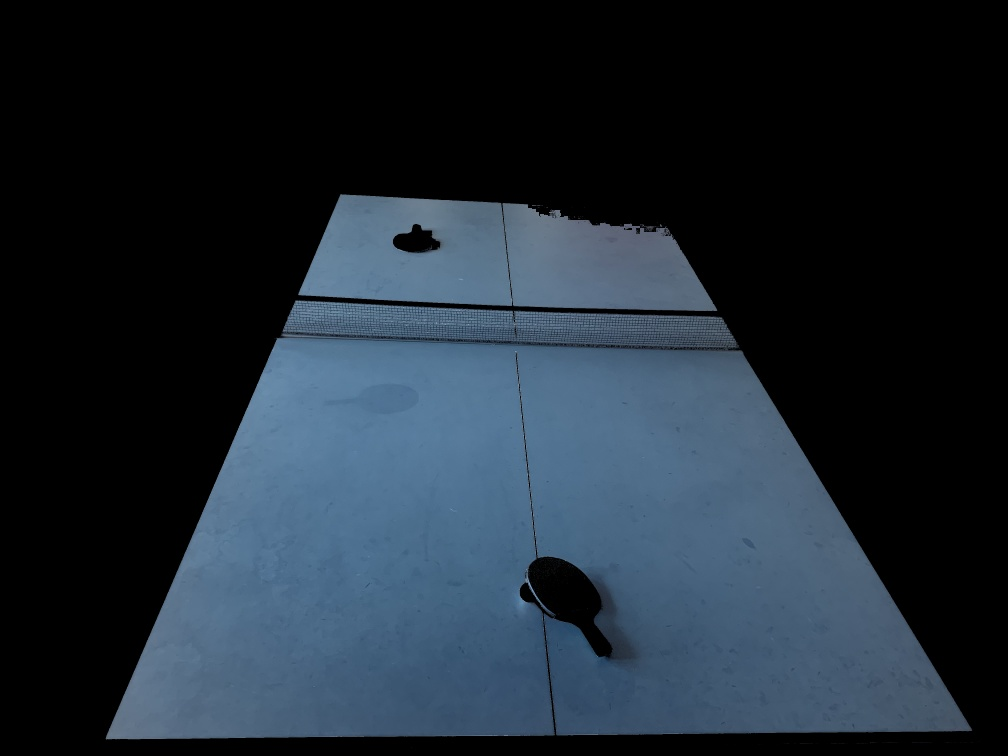
#> input picture IsolatedTable.jpg, 1008 x 756 px, found by its file name
$ python RectangleDetection.py
#> lines starting #> are read from the running program, lines starting #| are printed output that depends on the picture; after the words box and inside, x2 and y2 are one past the last pixel; in counts of white or black regions, pixels touching at a corner belong together
import cv2
import numpy as np

def rescaleFrame(frame, scale):
    width = int(frame.shape[1] * scale)
    height = int(frame.shape[0] * scale)
    dimensions = (width, height)
    return cv2.resize(frame, dimensions, interpolation=cv2.INTER_AREA)

img = cv2.imread('IsolatedTable.jpg')
#> img is the input picture: shape (756, 1008, 3); mean B, G, R 52.1, 41.6, 30.8
gray = cv2.cvtColor(img, cv2.COLOR_BGR2GRAY)
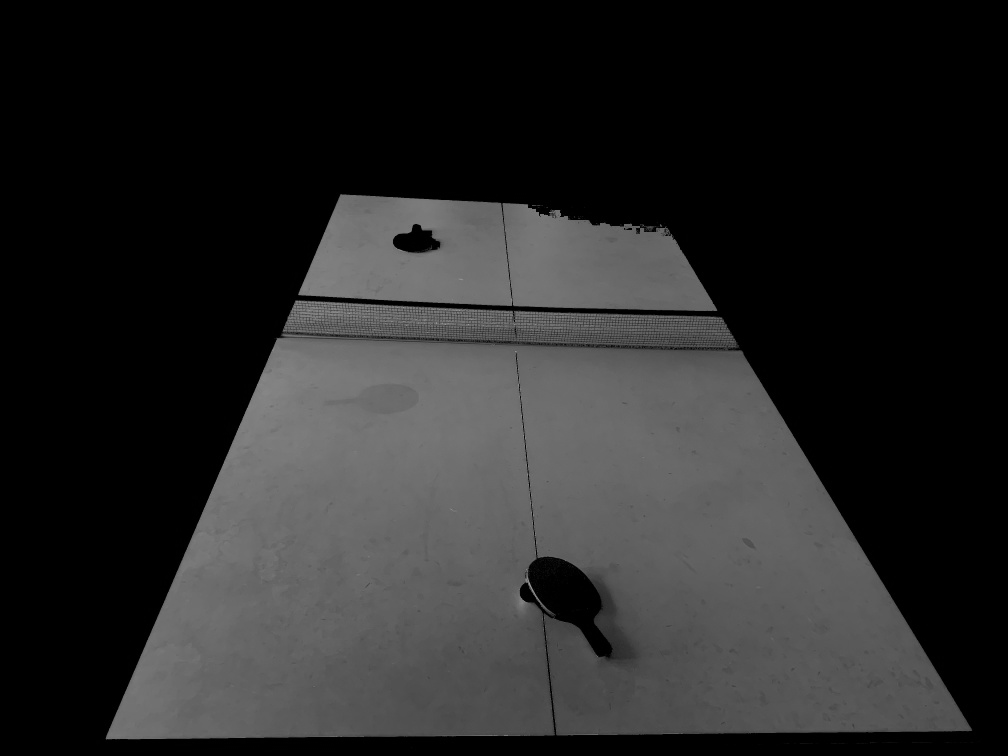
#> gray: shape (756, 1008); min 0, max 160, mean 39.6

# Create a blank image with the same dimensions as 'img'
blank_image = np.zeros((img.shape[0], img.shape[1], 3), dtype=np.uint8)

# Dilate the image
kernel = np.ones((5, 5), np.uint8)
gray = cv2.dilate(gray, kernel, iterations=10)
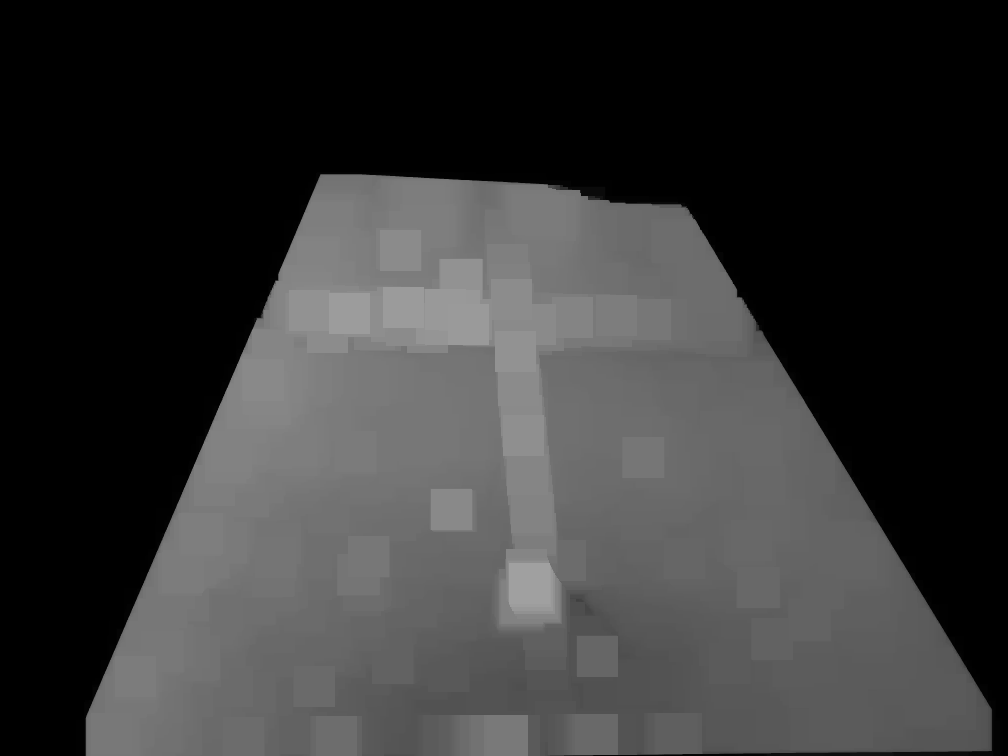
#> gray: shape (756, 1008); min 0, max 160, mean 53.7

ret,thresh = cv2.threshold(gray,50,255,0)
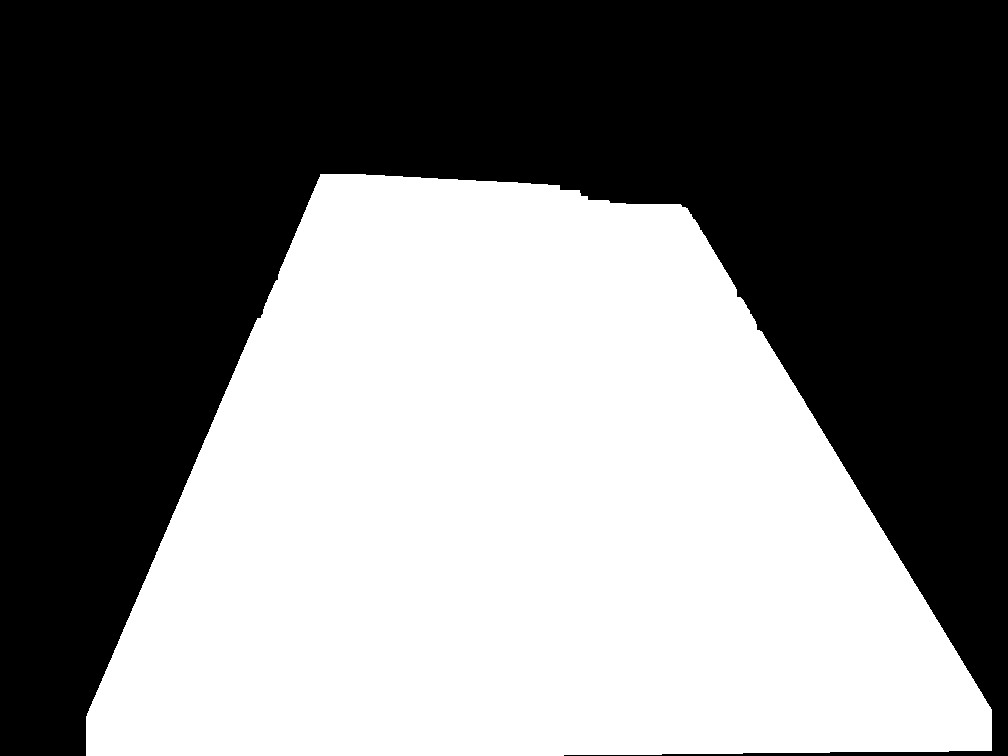
#> thresh: shape (756, 1008); 48.7% white; 1 white region
contours,hierarchy = cv2.findContours(thresh, 1, 2)
#> contours = 1 contour; box (x1, y1, x2, y2) and area: (86, 174, 992, 756) 369943
print("Number of contours detected:", len(contours))
#| Number of contours detected: 1

max_area = 0
largest_rectangle_contour = None

# Iterate through the contours to find the largest rectangle
for cnt in contours:
    approx = cv2.approxPolyDP(cnt, 0.01*cv2.arcLength(cnt, True), True)
    if len(approx) == 4:
        area = cv2.contourArea(cnt)
        if area > max_area:
            max_area = area
            largest_rectangle_contour = cnt
#> this loop made 1 pass
#> (approx, area, max_area) on pass 1: ([[86, 755], [991, 750], [687, 208], [320, 174]], 369943, 369943)
#> after the loop, largest_rectangle_contour = contour of 907 points, box (x1, y1, x2, y2) (86, 174, 992, 756), area 369943; max_area = 369943

# Draw the largest rectangle and label it on the blank image
if largest_rectangle_contour is not None:
    x, y, w, h = cv2.boundingRect(largest_rectangle_contour)
#> x = 86; y = 174; w = 906; h = 582
    ratio = float(w)/h
#> ratio = 1.56
    if ratio >= 0.9 and ratio <= 1.1:
        blank_image = cv2.drawContours(blank_image, [largest_rectangle_contour], -1, (0,255,255), 3)
        cv2.putText(blank_image, 'Square', (x, y), cv2.FONT_HERSHEY_SIMPLEX, 0.6, (255, 255, 0), 2)
    else:
        cv2.putText(blank_image, 'Rectangle', (x, y), cv2.FONT_HERSHEY_SIMPLEX, 0.6, (0, 255, 0), 2)
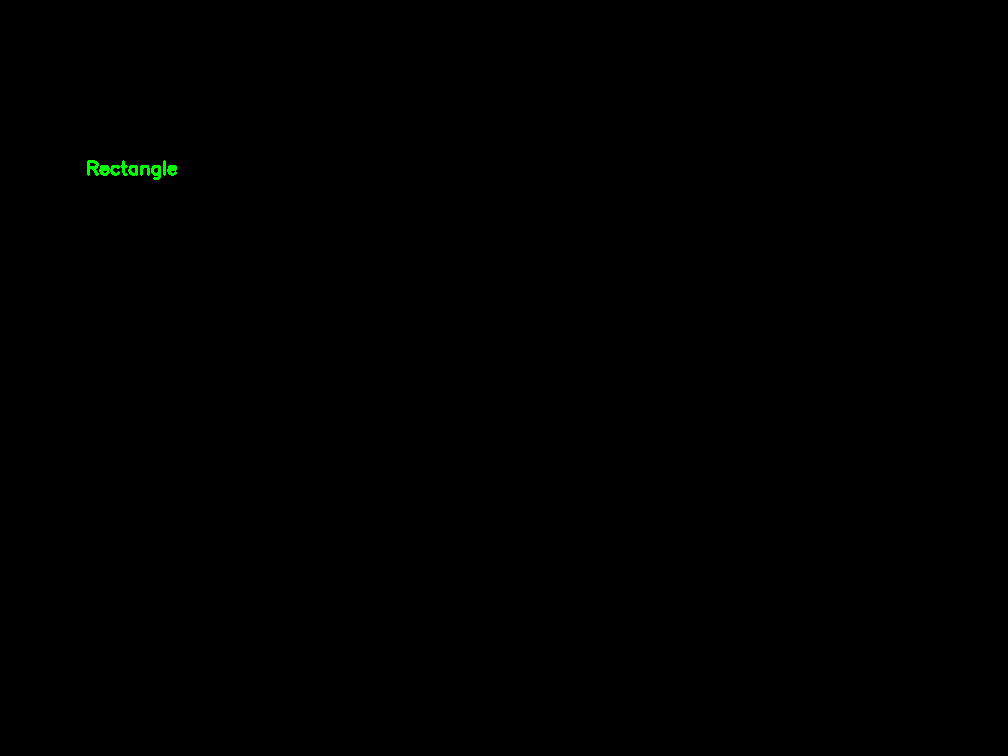
#> blank_image: shape (756, 1008, 3); mean of channels 0, 1, 2 0, 0.2, 0; drawn as B, G, R
        blank_image = cv2.drawContours(blank_image, [largest_rectangle_contour], -1, (0,255,0), 3)
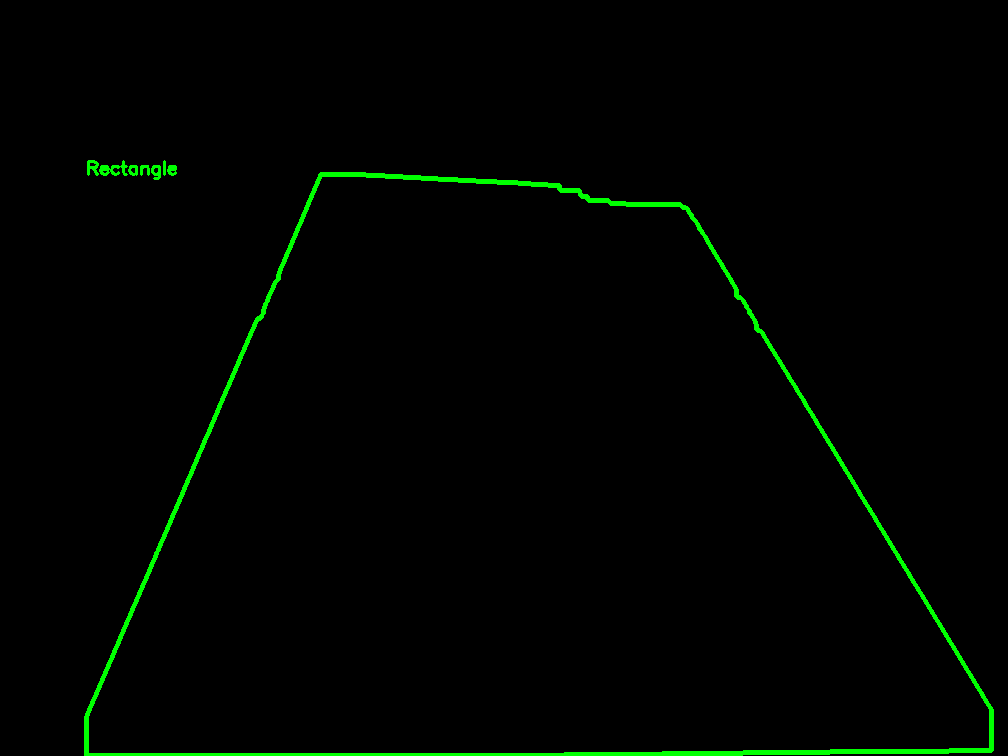
#> blank_image: shape (756, 1008, 3); 1.44% of pixels changed, all inside (x1, y1, x2, y2) = (84, 172, 994, 756); drawn as B, G, R

cv2.imshow("Shapes", blank_image)
cv2.waitKey(0)
cv2.destroyAllWindows()
